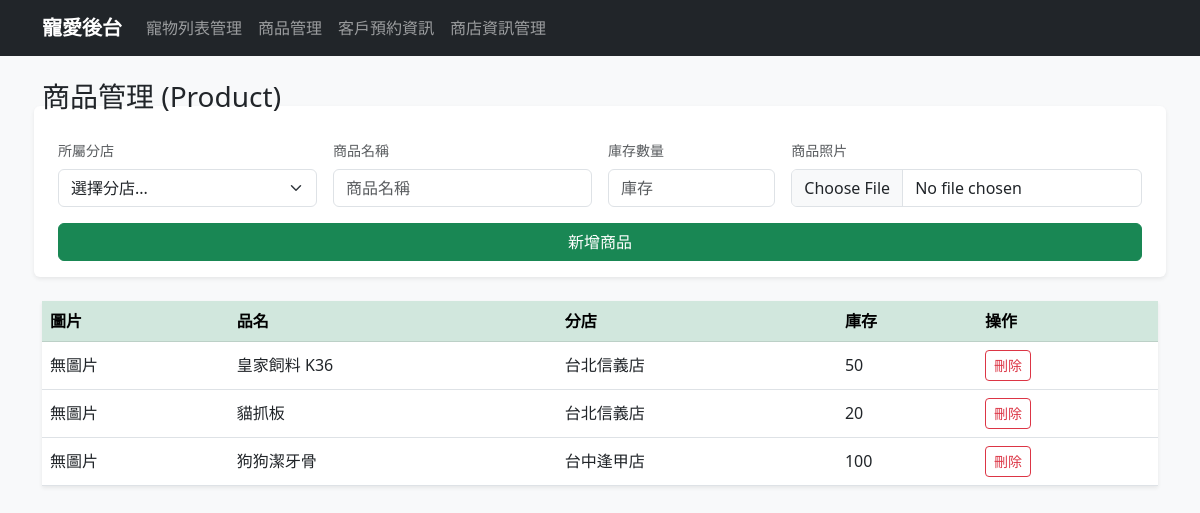
The app's page /product_mngt.php with its own data.
### tables this page shows
CREATE TABLE PRODUCT (
  pID int(11) NOT NULL AUTO_INCREMENT,
  pName varchar(100) NOT NULL,
  storeID int(11) NOT NULL,
  stock int(11) DEFAULT 0,
  PRIMARY KEY (`pID`),
  KEY storeID (`storeID`),
  CONSTRAINT product_ibfk_1 FOREIGN KEY (`storeID`) REFERENCES STORE (`storeID`)
);

CREATE TABLE STORE (
  storeID int(11) NOT NULL AUTO_INCREMENT,
  storeName varchar(50) NOT NULL,
  address varchar(100) DEFAULT NULL,
  Phone varchar(20) DEFAULT NULL,
  worktime varchar(50) DEFAULT NULL,
  PRIMARY KEY (`storeID`)
);

### product_mngt.php (the view, shortened to what this page needs)
<?php
include 'db_connect.php';
?>
<!DOCTYPE html>
<html>
<head>
    <link href="https://cdn.jsdelivr.net/npm/bootstrap@5.3.0/dist/css/bootstrap.min.css" rel="stylesheet">
</head>
<body class="bg-light">
    <?php include 'navbar.php'; ?>
    <div class="container">
        <h3>  商品管理 (Product)</h3>
        <form method="post" enctype="multipart/form-data" class="row g-3 mb-4 bg-white p-3 rounded shadow-sm">
            <div class="col-md-3">
                <label class="form-label small text-muted">所屬分店</label>
                <select name="storeID" class="form-select" required>
                    <option value="">選擇分店...</option>
                </select>
            </div>
            <div class="col-md-3">
                <label class="form-label small text-muted">商品名稱</label>
                <input type="text" name="pName" class="form-control" placeholder="商品名稱" required>
            </div>
            <div class="col-md-2">
                <label class="form-label small text-muted">庫存數量</label>
                <input type="number" name="stock" class="form-control" placeholder="庫存" required>
            </div>
            <div class="col-md-4">
                <label class="form-label small text-muted">商品照片</label>
                <input type="file" name="pImage" class="form-control" accept="image/*">
            </div>
            <div class="col-12">
                <button type="submit" name="add" class="btn btn-success w-100">新增商品</button>
            </div>
        </form>
        <table class="table table-hover bg-white shadow-sm align-middle">
            <thead class="table-success">
                <tr>
                    <th>圖片</th> <th>品名</th>
                    <th>分店</th>
                    <th>庫存</th>
                    <th>操作</th>
                </tr>
            </thead>
            <tbody>
                <?php
                $sql = "SELECT P.*, S.storeName FROM PRODUCT P JOIN STORE S ON P.storeID = S.storeID";
                $res = $conn->query($sql);
                while ($row = $res->fetch_assoc()) {
                    $imgHtml = "無圖片";
                    echo "<tr>
                            <td>{$imgHtml}</td>
                            <td>{$row['pName']}</td>
                            <td>{$row['storeName']}</td>
                            <td>{$row['stock']}</td>
                            <td><a href='?del={$row['pID']}' class='btn btn-sm btn-outline-danger' onclick='return confirm(\"確定刪除？\")'>刪除</a></td>
                          </tr>";
                }
                ?>
            </tbody>
        </table>
    </div>
</body>
</html>

### records on screen
product: imgHtml "無圖片", pName "皇家飼料 K36", storeID.storeName "台北信義店", stock "50"
product: imgHtml "無圖片", pName "貓抓板", storeID.storeName "台北信義店", stock "20"
product: imgHtml "無圖片", pName "狗狗潔牙骨", storeID.storeName "台中逢甲店", stock "100"
